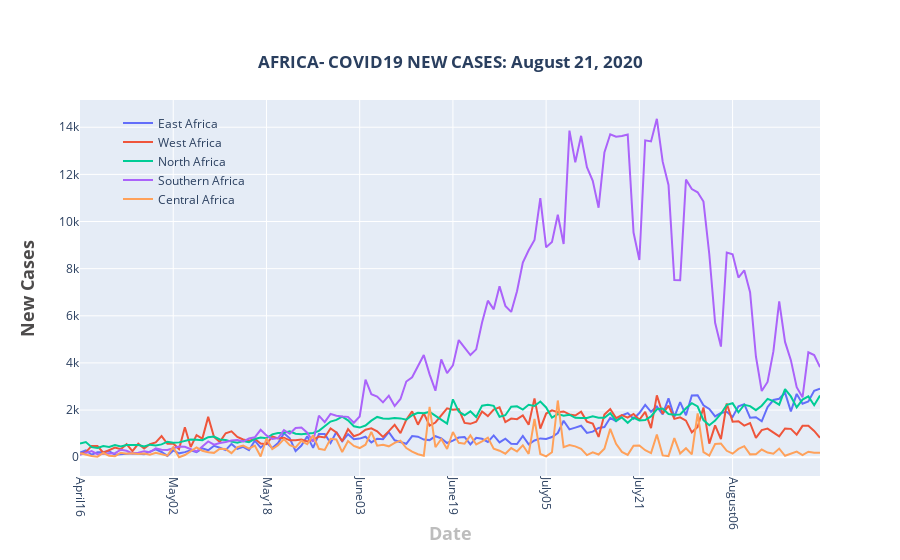

This figure's notebook cell:
### Markdown cell above
### NEW CASES BY REGION

### Code cell
fig = go.Figure()

total_per_day1 = []
for date in dates:    
    total = east_africa[date].str.replace('+','').fillna(0).str.replace(',','').fillna(0).astype(int).sum()
    total_per_day1.append(total)

fig.add_trace(go.Scatter(
x=dates,
y =total_per_day1,
    name ="East Africa",
    mode='lines'
))

total_per_day2 = []
for date in dates:    
    total = west_africa[date].str.replace('+','').fillna(0).str.replace(',','').fillna(0).astype(int).sum()
    total_per_day2.append(total)

fig.add_trace(go.Scatter(
x=dates,
y =total_per_day2,
    name ="West Africa",
    mode='lines'
))


total_per_day3 = []
for date in dates:    
    total = north_africa[date].str.replace('+','').fillna(0).str.replace(',','').fillna(0).astype(int).sum()
    total_per_day3.append(total)

fig.add_trace(go.Scatter(
x=dates,
y =total_per_day3,
    name ="North Africa",
    mode='lines'
))

total_per_day4 = []
for date in dates:    
    total = southern_africa[date].str.replace('+','').fillna(0).str.replace(',','').fillna(0).astype(int).sum()
    total_per_day4.append(total)

fig.add_trace(go.Scatter(
x=dates,
y =total_per_day4,
    name ="Southern Africa",
    mode='lines'
))

total_per_day5 = []
for date in dates:    
    total = central_africa[date].str.replace('+','').fillna(0).str.replace(',','').fillna(0).astype(int).sum()
    total_per_day5.append(total)

fig.add_trace(go.Scatter(
x=dates,
y =total_per_day5,
    name ="Central Africa",
    mode='lines'
))




fig.update_layout(
    title={
        'text': '<b>'+'AFRICA- COVID19 NEW CASES: ' + date_string +'</b>',
        'y':0.9,
        'x':0.5,
        'xanchor': 'center',
        'yanchor': 'top'},
    xaxis=dict(title='<b>Date</b>',titlefont_size=18, titlefont=dict(color='#BDBDBD'),nticks=8),
    yaxis=dict(title='<b>New Cases</b>',titlefont_size=18,  titlefont=dict(color='#4D4B4B')),
    xaxis_tickangle=90,
    legend=dict(x=0.05, y=0.98,traceorder="normal",borderwidth=1,bgcolor='rgba(255, 255, 255, 0)',bordercolor='rgba(255, 255, 255, 0)',)
)

   
fig.show()

### Figure 1 — Plotly figure (JSON) as saved in the notebook; plotly's stock layout.template omitted (floating-point values rounded to 4 significant figures)
{"data": [{"mode": "lines", "name": "East Africa", "type": "scatter", "x": ["April16", "April17", "April18", "April19", "April20", "April21", "April22", "April23", "April24", "April25", "April26", "April27", "April28", "April29", "April30", "May01", "May02", "May03", "May04", "May05", "May06", "May07", "May08", "May09", "May10", "May11", "May12", "May13", "May14", "May15", "May16", "May17", "May18", "May19", "May20", "May21", "May22", "May23", "May24", "May25", "May26", "May27", "May28", "May29", "May30", "May31", "June01", "June02", "June03", "June04", "June05", "June06", "June07", "June08", "June09", "June10", "June11", "June12", "June13", "June14", "June15", "June16", "June17", "June18", "June19", "June20", "June21", "June22", "June23", "June24", "June25", "June26", "June27", "June28", "June29", "June30", "July01", "July02", "July03", "July04", "July05", "July06", "July07", "July08", "July09", "July10", "July11", "July12", "July13", "July14", "July15", "July16", "July17", "July18", "July19", "July20", "July21", "July22", "July23", "July24", "July25", "July26", "July27", "July28", "July29", "July30", "July31", "August01", "August02", "August03", "August04", "August05", "August06", "August07", "August08", "August09", "August10", "August11", "August12", "August13", "August14", "August15", "August16", "August17", "August18", "August19", "August20", "August21"], "y": [202, 286, 106, 210, 217, 255, 106, 126, 137, 166, 145, 129, 239, 330, 221, 55, 287, 164, 216, 297, 213, 375, 292, 484, 399, 302, 563, 352, 437, 298, 700, 405, 623, 387, 603, 1014, 802, 258, 496, 888, 396, 984, 982, 605, 1071, 672, 976, 761, 789, 869, 628, 784, 760, 1066, 716, 651, 570, 896, 869, 749, 725, 890, 798, 603, 701, 835, 860, 546, 820, 782, 649, 924, 627, 784, 573, 557, 904, 543, 711, 797, 774, 854, 1027, 1547, 1181, 1254, 1333, 1029, 1086, 1242, 1280, 1671, 1529, 1780, 1871, 1628, 1876, 2219, 1926, 2149, 1819, 2494, 1710, 2338, 1781, 2619, 2631, 2203, 2046, 1731, 1878, 1926, 1709, 2163, 2249, 1678, 1696, 1522, 2129, 2426, 2480, 2738, 1944, 2686, 2270, 2364, 2817, 2902]}, {"mode": "lines", "name": "West Africa", "type": "scatter", "x": ["April16", "April17", "April18", "April19", "April20", "April21", "April22", "April23", "April24", "April25", "April26", "April27", "April28", "April29", "April30", "May01", "May02", "May03", "May04", "May05", "May06", "May07", "May08", "May09", "May10", "May11", "May12", "May13", "May14", "May15", "May16", "May17", "May18", "May19", "May20", "May21", "May22", "May23", "May24", "May25", "May26", "May27", "May28", "May29", "May30", "May31", "June01", "June02", "June03", "June04", "June05", "June06", "June07", "June08", "June09", "June10", "June11", "June12", "June13", "June14", "June15", "June16", "June17", "June18", "June19", "June20", "June21", "June22", "June23", "June24", "June25", "June26", "June27", "June28", "June29", "June30", "July01", "July02", "July03", "July04", "July05", "July06", "July07", "July08", "July09", "July10", "July11", "July12", "July13", "July14", "July15", "July16", "July17", "July18", "July19", "July20", "July21", "July22", "July23", "July24", "July25", "July26", "July27", "July28", "July29", "July30", "July31", "August01", "August02", "August03", "August04", "August05", "August06", "August07", "August08", "August09", "August10", "August11", "August12", "August13", "August14", "August15", "August16", "August17", "August18", "August19", "August20", "August21"], "y": [119, 215, 479, 473, 191, 307, 409, 342, 553, 257, 570, 366, 554, 629, 893, 570, 585, 345, 1267, 433, 936, 788, 1711, 856, 648, 1015, 1100, 863, 754, 694, 779, 583, 555, 883, 791, 829, 714, 716, 755, 669, 737, 873, 837, 1219, 1046, 676, 1193, 889, 980, 1168, 1223, 1102, 863, 1105, 1374, 1023, 1586, 1942, 1378, 1866, 1339, 1472, 1787, 2071, 2013, 2037, 1453, 1416, 1503, 1943, 1745, 2021, 2117, 1492, 1640, 1613, 1772, 1375, 2495, 1216, 1852, 1990, 1910, 1941, 1816, 1767, 1928, 1509, 1423, 859, 1813, 2046, 1659, 1791, 1680, 1832, 1590, 1923, 1232, 2626, 1845, 2186, 1627, 1690, 1551, 1054, 1281, 2110, 575, 1349, 765, 2279, 1509, 1527, 1341, 1451, 822, 1151, 1213, 1031, 881, 1218, 1203, 957, 1330, 1331, 1113, 824]}, {"mode": "lines", "name": "North Africa", "type": "scatter", "x": ["April16", "April17", "April18", "April19", "April20", "April21", "April22", "April23", "April24", "April25", "April26", "April27", "April28", "April29", "April30", "May01", "May02", "May03", "May04", "May05", "May06", "May07", "May08", "May09", "May10", "May11", "May12", "May13", "May14", "May15", "May16", "May17", "May18", "May19", "May20", "May21", "May22", "May23", "May24", "May25", "May26", "May27", "May28", "May29", "May30", "May31", "June01", "June02", "June03", "June04", "June05", "June06", "June07", "June08", "June09", "June10", "June11", "June12", "June13", "June14", "June15", "June16", "June17", "June18", "June19", "June20", "June21", "June22", "June23", "June24", "June25", "June26", "June27", "June28", "June29", "June30", "July01", "July02", "July03", "July04", "July05", "July06", "July07", "July08", "July09", "July10", "July11", "July12", "July13", "July14", "July15", "July16", "July17", "July18", "July19", "July20", "July21", "July22", "July23", "July24", "July25", "July26", "July27", "July28", "July29", "July30", "July31", "August01", "August02", "August03", "August04", "August05", "August06", "August07", "August08", "August09", "August10", "August11", "August12", "August13", "August14", "August15", "August16", "August17", "August18", "August19", "August20", "August21"], "y": [578, 644, 427, 392, 474, 438, 514, 460, 516, 512, 519, 456, 532, 499, 543, 658, 610, 629, 677, 748, 739, 719, 849, 878, 754, 732, 660, 618, 682, 634, 775, 837, 805, 970, 1023, 1041, 1097, 999, 975, 1001, 1030, 1116, 1332, 1513, 1583, 1717, 1563, 1314, 1257, 1344, 1550, 1709, 1644, 1630, 1664, 1647, 1591, 1781, 1881, 1866, 1922, 1761, 1569, 1426, 2456, 1934, 1781, 1947, 1704, 2187, 2227, 2177, 1713, 1781, 2145, 2160, 2022, 2223, 2174, 2364, 2111, 1678, 1831, 1760, 1802, 1673, 1659, 1660, 1734, 1672, 1671, 1867, 1538, 1687, 1460, 1681, 1559, 1574, 1732, 2033, 2068, 1836, 1806, 1810, 2074, 2291, 2151, 1574, 1359, 1553, 1845, 2225, 2291, 1902, 2225, 2167, 1996, 2186, 2474, 2380, 2228, 2892, 2579, 2111, 2445, 2582, 2207, 2619]}, {"mode": "lines", "name": "Southern Africa", "type": "scatter", "x": ["April16", "April17", "April18", "April19", "April20", "April21", "April22", "April23", "April24", "April25", "April26", "April27", "April28", "April29", "April30", "May01", "May02", "May03", "May04", "May05", "May06", "May07", "May08", "May09", "May10", "May11", "May12", "May13", "May14", "May15", "May16", "May17", "May18", "May19", "May20", "May21", "May22", "May23", "May24", "May25", "May26", "May27", "May28", "May29", "May30", "May31", "June01", "June02", "June03", "June04", "June05", "June06", "June07", "June08", "June09", "June10", "June11", "June12", "June13", "June14", "June15", "June16", "June17", "June18", "June19", "June20", "June21", "June22", "June23", "June24", "June25", "June26", "June27", "June28", "June29", "June30", "July01", "July02", "July03", "July04", "July05", "July06", "July07", "July08", "July09", "July10", "July11", "July12", "July13", "July14", "July15", "July16", "July17", "July18", "July19", "July20", "July21", "July22", "July23", "July24", "July25", "July26", "July27", "July28", "July29", "July30", "July31", "August01", "August02", "August03", "August04", "August05", "August06", "August07", "August08", "August09", "August10", "August11", "August12", "August13", "August14", "August15", "August16", "August17", "August18", "August19", "August20", "August21"], "y": [102, 179, 258, 129, 144, 175, 172, 318, 273, 163, 188, 253, 211, 374, 314, 310, 387, 451, 441, 355, 240, 454, 669, 530, 605, 641, 707, 728, 665, 793, 843, 1164, 922, 770, 814, 1146, 995, 1237, 1258, 1038, 654, 1761, 1490, 1838, 1756, 1723, 1711, 1461, 1730, 3287, 2675, 2574, 2326, 2610, 2170, 2469, 3210, 3393, 3849, 4333, 3515, 2821, 4152, 3566, 3894, 4971, 4648, 4335, 4576, 5716, 6642, 6273, 7248, 6420, 6164, 7040, 8254, 8781, 9214, 10996, 8906, 9134, 10286, 9044, 13855, 12511, 13636, 12307, 11729, 10585, 12933, 13703, 13599, 13626, 13690, 9532, 8367, 13444, 13397, 14358, 12540, 11550, 7518, 7507, 11776, 11379, 11239, 10848, 8612, 5706, 4692, 8682, 8612, 7622, 7928, 7000, 4274, 2810, 3194, 4489, 6610, 4892, 4118, 2970, 2543, 4451, 4331, 3820]}, {"mode": "lines", "name": "Central Africa", "type": "scatter", "x": ["April16", "April17", "April18", "April19", "April20", "April21", "April22", "April23", "April24", "April25", "April26", "April27", "April28", "April29", "April30", "May01", "May02", "May03", "May04", "May05", "May06", "May07", "May08", "May09", "May10", "May11", "May12", "May13", "May14", "May15", "May16", "May17", "May18", "May19", "May20", "May21", "May22", "May23", "May24", "May25", "May26", "May27", "May28", "May29", "May30", "May31", "June01", "June02", "June03", "June04", "June05", "June06", "June07", "June08", "June09", "June10", "June11", "June12", "June13", "June14", "June15", "June16", "June17", "June18", "June19", "June20", "June21", "June22", "June23", "June24", "June25", "June26", "June27", "June28", "June29", "June30", "July01", "July02", "July03", "July04", "July05", "July06", "July07", "July08", "July09", "July10", "July11", "July12", "July13", "July14", "July15", "July16", "July17", "July18", "July19", "July20", "July21", "July22", "July23", "July24", "July25", "July26", "July27", "July28", "July29", "July30", "July31", "August01", "August02", "August03", "August04", "August05", "August06", "August07", "August08", "August09", "August10", "August11", "August12", "August13", "August14", "August15", "August16", "August17", "August18", "August19", "August20", "August21"], "y": [165, 102, 52, 21, 179, 65, 42, 190, 144, 164, 133, 153, 106, 185, 121, 68, 423, 0, 94, 258, 414, 271, 210, 184, 359, 345, 174, 429, 491, 359, 491, 29, 794, 347, 508, 768, 508, 415, 693, 549, 929, 357, 308, 782, 750, 218, 689, 480, 389, 530, 1078, 490, 529, 461, 606, 701, 386, 233, 128, 60, 2135, 424, 773, 351, 1071, 609, 570, 924, 540, 674, 830, 362, 275, 146, 388, 241, 505, 138, 1622, 137, 34, 209, 2406, 430, 517, 460, 356, 91, 204, 115, 360, 1202, 568, 224, 100, 483, 499, 294, 177, 959, 77, 48, 809, 154, 382, 121, 1854, 218, 66, 560, 579, 271, 149, 349, 466, 120, 126, 326, 198, 150, 366, 61, 155, 235, 86, 234, 187, 184]}], "layout": {"legend": {"bgcolor": "rgba(255, 255, 255, 0)", "bordercolor": "rgba(255, 255, 255, 0)", "borderwidth": 1, "traceorder": "normal", "x": 0.05, "y": 0.98}, "title": {"text": "<b>AFRICA- COVID19 NEW CASES: August 21, 2020</b>", "x": 0.5, "xanchor": "center", "y": 0.9, "yanchor": "top"}, "xaxis": {"nticks": 8, "tickangle": 90, "title": {"font": {"color": "#BDBDBD", "size": 18}, "text": "<b>Date</b>"}}, "yaxis": {"title": {"font": {"color": "#4D4B4B", "size": 18}, "text": "<b>New Cases</b>"}}}}
